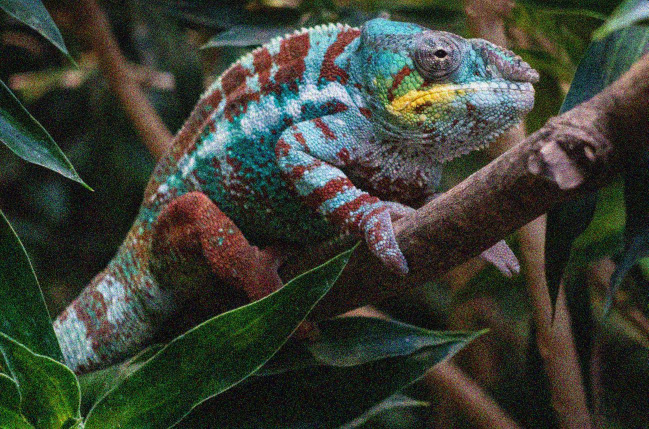
#> input picture cameleon__N_8__sig_noise_5__sig_motion_103/source_01.jpg, 1297 x 858 px, found by its file name (shown at 1/2 size)
$ python Denoising_Part.py
#> lines starting #> are read from the running program, lines starting #| are printed output that depends on the picture
import cv2
import numpy as np
from cv2.xfeatures2d import SIFT_create
#xfeatures2d belongs to opencv-contrib-python package, not opencv-python.


def Denoise_Cameleon():
    source_files_List= []
    im = cv2.imread((r'cameleon__N_8__sig_noise_5__sig_motion_103\source_01.jpg'))
#> im is the input picture: shape (858, 1297, 3); mean B, G, R 53.3, 63.4, 59
    gray = cv2.cvtColor(im, cv2.COLOR_BGR2GRAY)
    source_files_List.append((im,gray))
    im = cv2.imread((r'cameleon__N_8__sig_noise_5__sig_motion_103\source_02.jpg'))
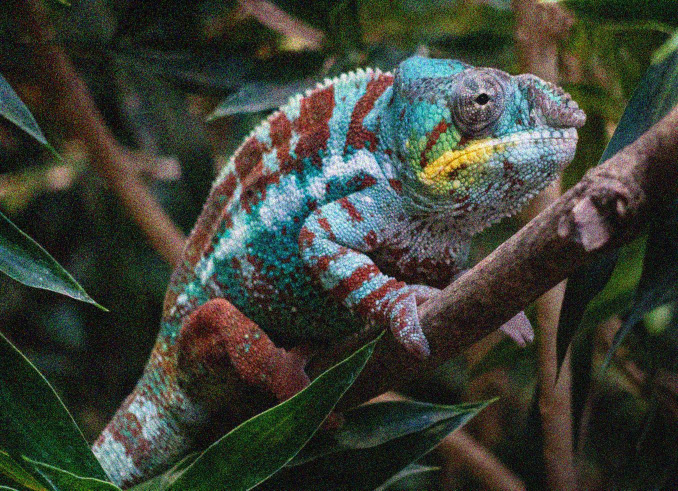
#> input picture cameleon__N_8__sig_noise_5__sig_motion_103/source_02.jpg, 1356 x 981 px, found by its file name (shown at 1/2 size)
#> im is the input picture: shape (981, 1356, 3); mean B, G, R 54.6, 64.2, 60.4
    gray = cv2.cvtColor(im, cv2.COLOR_BGR2GRAY)
#> gray: shape (981, 1356)
    source_files_List.append((im,gray))
    im = cv2.imread((r'cameleon__N_8__sig_noise_5__sig_motion_103\source_03.jpg'))
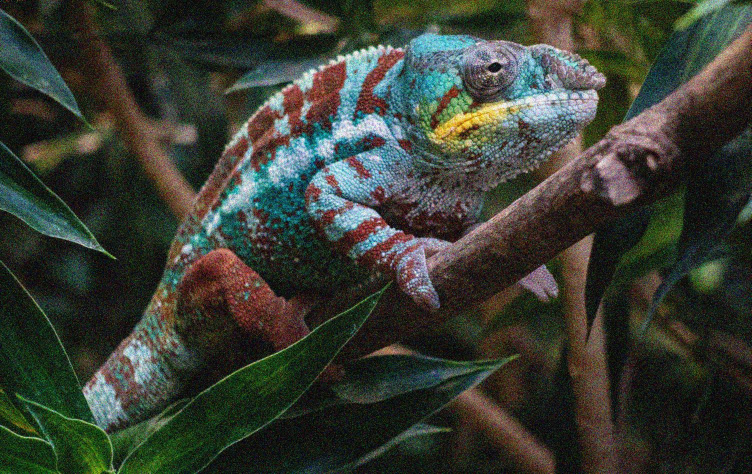
#> input picture cameleon__N_8__sig_noise_5__sig_motion_103/source_03.jpg, 1503 x 948 px, found by its file name (shown at 1/2 size)
#> im is the input picture: shape (948, 1503, 3); mean B, G, R 51.5, 61.1, 57
    gray = cv2.cvtColor(im, cv2.COLOR_BGR2GRAY)
#> gray: shape (948, 1503)
    source_files_List.append((im,gray))
    im = cv2.imread((r'cameleon__N_8__sig_noise_5__sig_motion_103\source_04.jpg'))
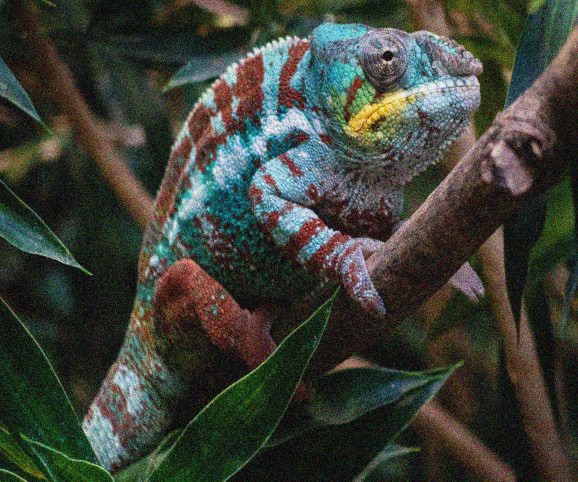
#> input picture cameleon__N_8__sig_noise_5__sig_motion_103/source_04.jpg, 1156 x 963 px, found by its file name (shown at 1/2 size)
#> im is the input picture: shape (963, 1156, 3); mean B, G, R 55, 64.1, 60.6
    gray = cv2.cvtColor(im, cv2.COLOR_BGR2GRAY)
#> gray: shape (963, 1156)
    source_files_List.append((im,gray))
    im = cv2.imread((r'cameleon__N_8__sig_noise_5__sig_motion_103\source_05.jpg'))
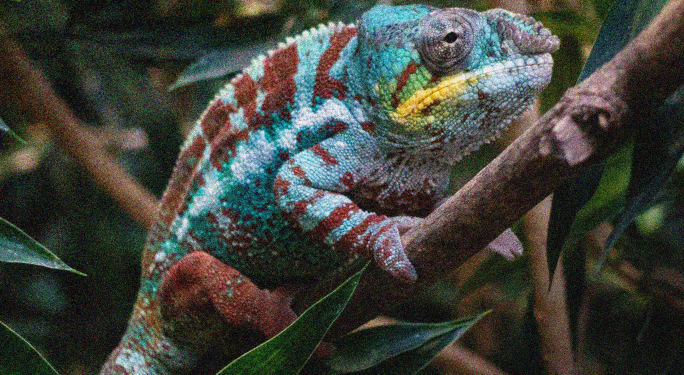
#> input picture cameleon__N_8__sig_noise_5__sig_motion_103/source_05.jpg, 1368 x 749 px, found by its file name (shown at 1/2 size)
#> im is the input picture: shape (749, 1368, 3); mean B, G, R 58.9, 66.1, 63.6
    gray = cv2.cvtColor(im, cv2.COLOR_BGR2GRAY)
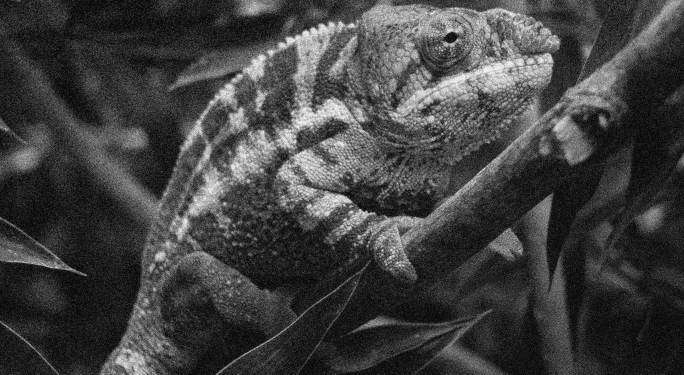
#> gray: shape (749, 1368) (shown at 1/2 size); min 0, max 255, mean 64.5
    source_files_List.append((im,gray))
    im = cv2.imread((r'cameleon__N_8__sig_noise_5__sig_motion_103\source_06.jpg'))
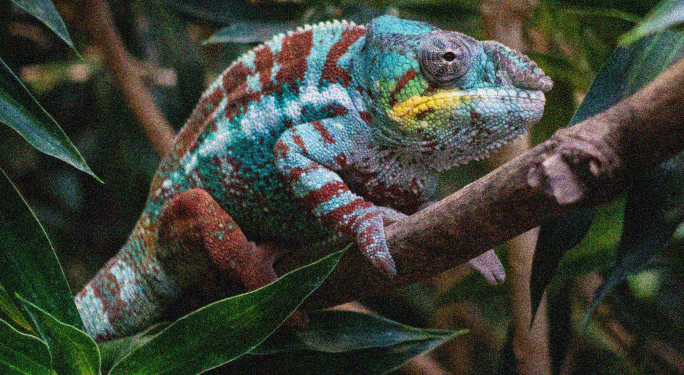
#> input picture cameleon__N_8__sig_noise_5__sig_motion_103/source_06.jpg, 1368 x 750 px, found by its file name (shown at 1/2 size)
#> im is the input picture: shape (750, 1368, 3); mean B, G, R 56.1, 65.8, 61.2
    gray = cv2.cvtColor(im, cv2.COLOR_BGR2GRAY)
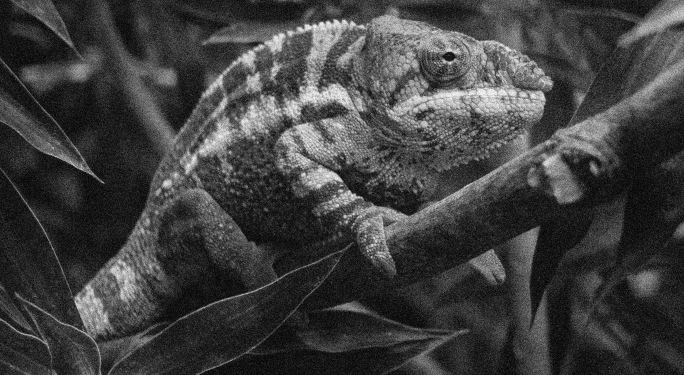
#> gray: shape (750, 1368) (shown at 1/2 size); min 0, max 255, mean 63.4
    source_files_List.append((im,gray))
    im = cv2.imread((r'cameleon__N_8__sig_noise_5__sig_motion_103\source_07.jpg'))
#> (the run stopped early here; a loop or call above may not have finished)
